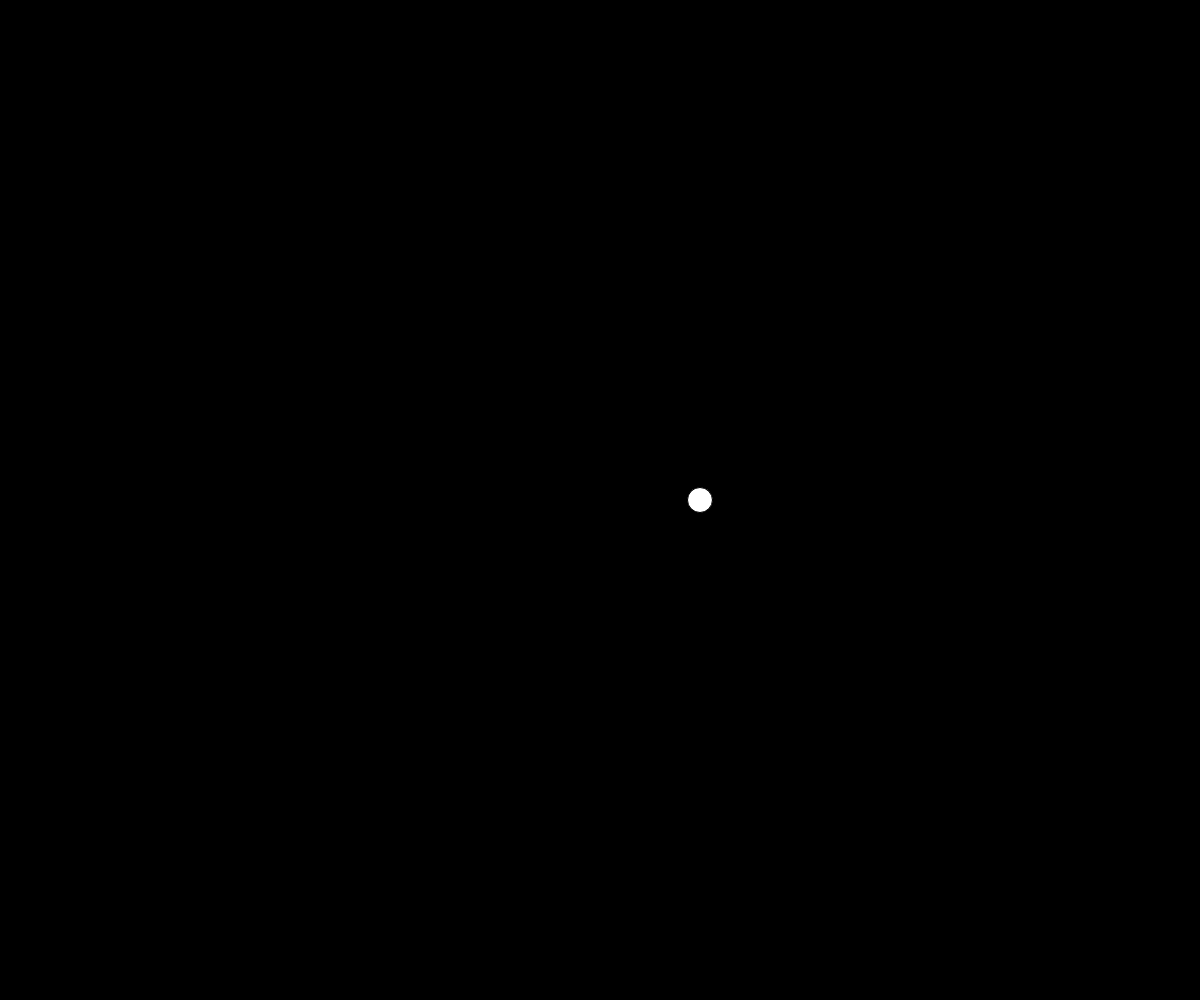
Frame 1 (no input)
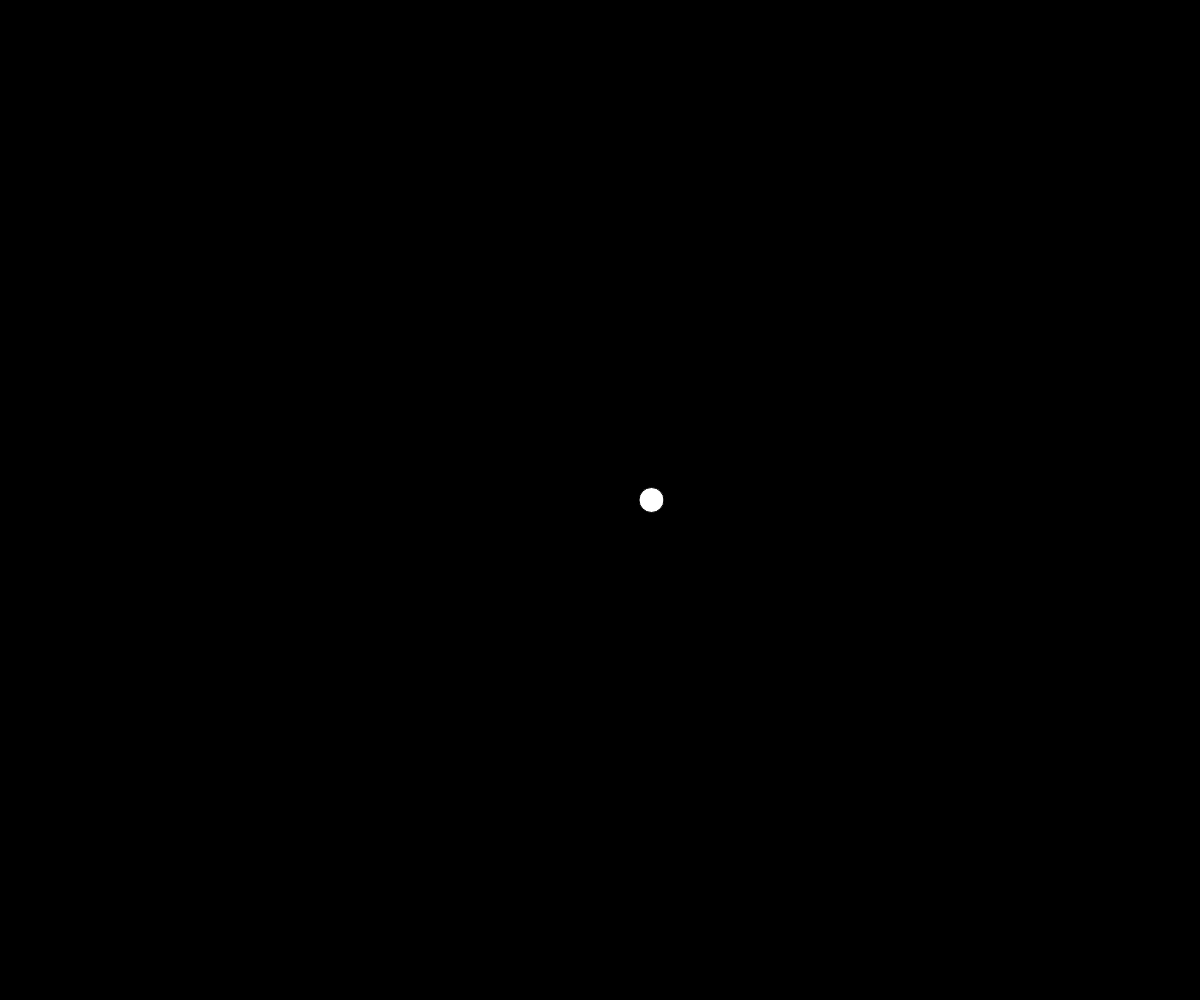
Frame 60 (no input)
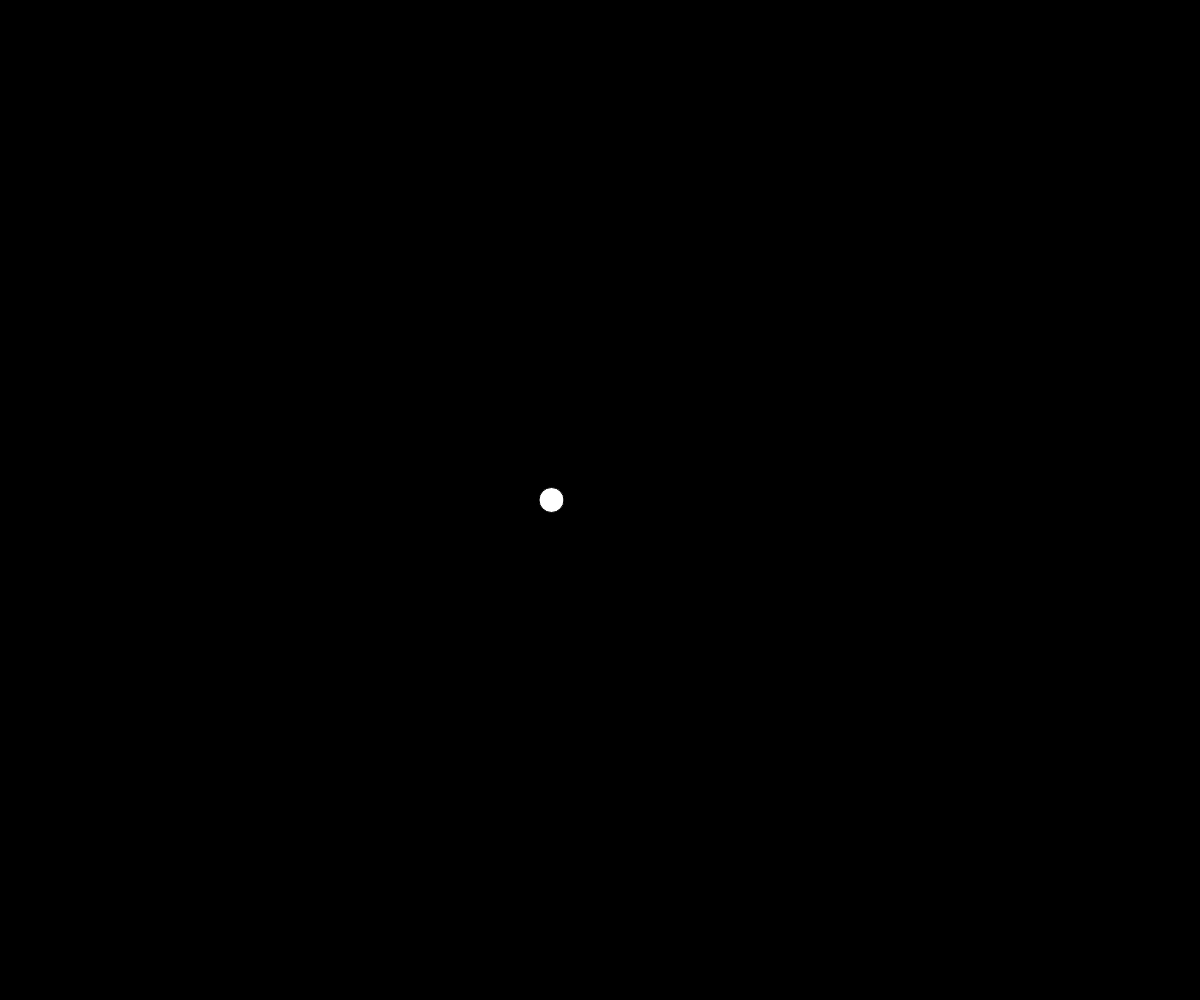
Frame 120 (the mouse pressed at the canvas centre since frame 60)

The p5.js sketch that drew these frames (run headless with seeded random() and noise() and a simulated clock; from frame 60 on, the mouse is pressed at the canvas centre):

// p5.js sketch
// ── sketch.js
let circleD = 25;

let circleX;
let thetaX = 0;
let radiusX = 100;

let circleY;
let thetaY = 0;
let radiusY = 100;

function setup() {
  // runs once at the start
  createCanvas(windowWidth, windowHeight);
  circleX = width / 2;
  circleY = height / 2;
}

function draw() {
  // runs in a loop after setup
  background(0);

  circleX = cos(radians(thetaX)) * radiusX;
  thetaX++; // ++ adds one to existing var

  translate(width / 2, height / 2);
  circle(circleX, 0, 25);
}
